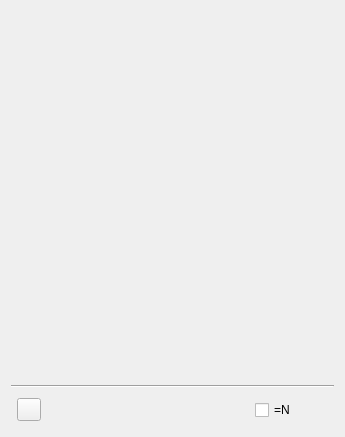
<?xml version="1.0" encoding="UTF-8"?>
<ui version="4.0">
 <author>Dmitry Baryshev</author>
 <class>THT</class>
 <widget class="QWidget" name="THT">
  <property name="geometry">
   <rect>
    <x>0</x>
    <y>0</y>
    <width>345</width>
    <height>437</height>
   </rect>
  </property>
  <property name="windowTitle">
   <string notr="true">Trader's Home Task</string>
  </property>
  <layout class="QGridLayout" name="gridLayout_5">
   <item row="2" column="3">
    <spacer name="horizontalSpacer">
     <property name="orientation">
      <enum>Qt::Horizontal</enum>
     </property>
     <property name="sizeType">
      <enum>QSizePolicy::Expanding</enum>
     </property>
     <property name="sizeHint" stdset="0">
      <size>
       <width>0</width>
       <height>20</height>
      </size>
     </property>
    </spacer>
   </item>
   <item row="2" column="6">
    <widget class="QStackedWidget" name="stackBusy">
     <property name="sizePolicy">
      <sizepolicy hsizetype="Maximum" vsizetype="Maximum">
       <horstretch>0</horstretch>
       <verstretch>0</verstretch>
      </sizepolicy>
     </property>
     <property name="currentIndex">
      <number>0</number>
     </property>
     <widget class="QWidget" name="page">
      <layout class="QGridLayout" name="gridLayout">
       <property name="margin">
        <number>0</number>
       </property>
       <item row="0" column="0">
        <widget class="QLabel" name="labelNotBusy">
         <property name="minimumSize">
          <size>
           <width>32</width>
           <height>32</height>
          </size>
         </property>
         <property name="maximumSize">
          <size>
           <width>32</width>
           <height>32</height>
          </size>
         </property>
         <property name="toolTip">
          <string extracomment="&quot;THT&quot; is the name of the application">THT is ready</string>
         </property>
         <property name="pixmap">
          <pixmap resource="tht.qrc">:/images/ready.png</pixmap>
         </property>
         <property name="alignment">
          <set>Qt::AlignCenter</set>
         </property>
        </widget>
       </item>
      </layout>
     </widget>
     <widget class="QWidget" name="page_2">
      <layout class="QGridLayout" name="gridLayout_2">
       <property name="margin">
        <number>0</number>
       </property>
       <item row="0" column="0">
        <widget class="QLabel" name="labelBusy">
         <property name="minimumSize">
          <size>
           <width>32</width>
           <height>32</height>
          </size>
         </property>
         <property name="maximumSize">
          <size>
           <width>32</width>
           <height>32</height>
          </size>
         </property>
         <property name="toolTip">
          <string extracomment="&quot;THT&quot; is the name of the application">THT is busy</string>
         </property>
         <property name="pixmap">
          <pixmap resource="tht.qrc">:/images/locked.png</pixmap>
         </property>
         <property name="alignment">
          <set>Qt::AlignCenter</set>
         </property>
        </widget>
       </item>
      </layout>
     </widget>
    </widget>
   </item>
   <item row="2" column="1">
    <widget class="ToolButtonNoMenuIndicator" name="pushLinks">
     <property name="icon">
      <iconset resource="tht.qrc">
       <normaloff>:/images/links-load.png</normaloff>:/images/links-load.png</iconset>
     </property>
     <property name="popupMode">
      <enum>QToolButton::InstantPopup</enum>
     </property>
    </widget>
   </item>
   <item row="2" column="5">
    <widget class="QCheckBox" name="checkNyse">
     <property name="text">
      <string notr="true">=N</string>
     </property>
    </widget>
   </item>
   <item row="1" column="0" colspan="7">
    <widget class="Line" name="line">
     <property name="orientation">
      <enum>Qt::Horizontal</enum>
     </property>
    </widget>
   </item>
   <item row="2" column="4">
    <widget class="QWidget" name="containerRight" native="true"/>
   </item>
   <item row="0" column="0" colspan="7">
    <widget class="QWidget" name="widgetTickers" native="true">
     <property name="sizePolicy">
      <sizepolicy hsizetype="Preferred" vsizetype="Preferred">
       <horstretch>0</horstretch>
       <verstretch>1</verstretch>
      </sizepolicy>
     </property>
    </widget>
   </item>
   <item row="2" column="0">
    <widget class="Target" name="target" native="true"/>
   </item>
   <item row="2" column="2">
    <widget class="QWidget" name="containerLeft" native="true"/>
   </item>
  </layout>
 </widget>
 <layoutdefault spacing="6" margin="11"/>
 <customwidgets>
  <customwidget>
   <class>Target</class>
   <extends>QWidget</extends>
   <header>target.h</header>
   <container>1</container>
   <slots>
    <signal>dropped(QPoint)</signal>
    <signal>middleClick()</signal>
    <signal>moving(QPoint)</signal>
    <signal>cancelled()</signal>
   </slots>
  </customwidget>
  <customwidget>
   <class>ToolButtonNoMenuIndicator</class>
   <extends>QToolButton</extends>
   <header>toolbuttonnomenuindicator.h</header>
  </customwidget>
 </customwidgets>
 <tabstops>
  <tabstop>pushLinks</tabstop>
  <tabstop>checkNyse</tabstop>
 </tabstops>
 <resources>
  <include location="tht.qrc"/>
 </resources>
 <connections>
  <connection>
   <sender>target</sender>
   <signal>dropped(QPoint)</signal>
   <receiver>THT</receiver>
   <slot>targetDropped(QPoint)</slot>
   <hints>
    <hint type="sourcelabel">
     <x>28</x>
     <y>416</y>
    </hint>
    <hint type="destinationlabel">
     <x>32</x>
     <y>469</y>
    </hint>
   </hints>
  </connection>
  <connection>
   <sender>target</sender>
   <signal>middleClick()</signal>
   <receiver>THT</receiver>
   <slot>slotClearLinks()</slot>
   <hints>
    <hint type="sourcelabel">
     <x>18</x>
     <y>417</y>
    </hint>
    <hint type="destinationlabel">
     <x>20</x>
     <y>468</y>
    </hint>
   </hints>
  </connection>
  <connection>
   <sender>target</sender>
   <signal>moving(QPoint)</signal>
   <receiver>THT</receiver>
   <slot>slotTargetMoving(QPoint)</slot>
   <hints>
    <hint type="sourcelabel">
     <x>38</x>
     <y>419</y>
    </hint>
    <hint type="destinationlabel">
     <x>44</x>
     <y>453</y>
    </hint>
   </hints>
  </connection>
  <connection>
   <sender>target</sender>
   <signal>cancelled()</signal>
   <receiver>THT</receiver>
   <slot>slotTargetCancelled()</slot>
   <hints>
    <hint type="sourcelabel">
     <x>15</x>
     <y>425</y>
    </hint>
    <hint type="destinationlabel">
     <x>61</x>
     <y>496</y>
    </hint>
   </hints>
  </connection>
 </connections>
 <slots>
  <slot>targetDropped(QPoint)</slot>
  <slot>slotClearLinks()</slot>
  <slot>slotTargetMoving(QPoint)</slot>
  <slot>slotTargetCancelled()</slot>
  <slot>slotFomcClicked()</slot>
 </slots>
</ui>
